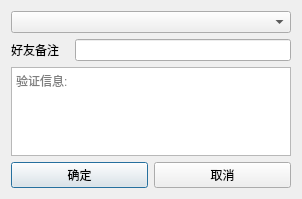
<?xml version="1.0" encoding="UTF-8"?>
<ui version="4.0">
 <class>classifyFriend</class>
 <widget class="QDialog" name="classifyFriend">
  <property name="geometry">
   <rect>
    <x>0</x>
    <y>0</y>
    <width>302</width>
    <height>199</height>
   </rect>
  </property>
  <property name="windowTitle">
   <string>Dialog</string>
  </property>
  <layout class="QVBoxLayout" name="verticalLayout">
   <item>
    <widget class="QComboBox" name="comboBox"/>
   </item>
   <item>
    <layout class="QHBoxLayout" name="horizontalLayout">
     <item>
      <widget class="QLabel" name="label">
       <property name="text">
        <string>好友备注   </string>
       </property>
      </widget>
     </item>
     <item>
      <widget class="QLineEdit" name="noteEdit"/>
     </item>
    </layout>
   </item>
   <item>
    <widget class="QTextEdit" name="testEdit">
     <property name="placeholderText">
      <string>验证信息:</string>
     </property>
    </widget>
   </item>
   <item>
    <layout class="QHBoxLayout" name="horizontalLayout_2">
     <item>
      <widget class="QPushButton" name="okBtn">
       <property name="text">
        <string>确定</string>
       </property>
      </widget>
     </item>
     <item>
      <widget class="QPushButton" name="cancleBtn">
       <property name="text">
        <string>取消</string>
       </property>
      </widget>
     </item>
    </layout>
   </item>
  </layout>
 </widget>
 <resources/>
 <connections/>
</ui>
